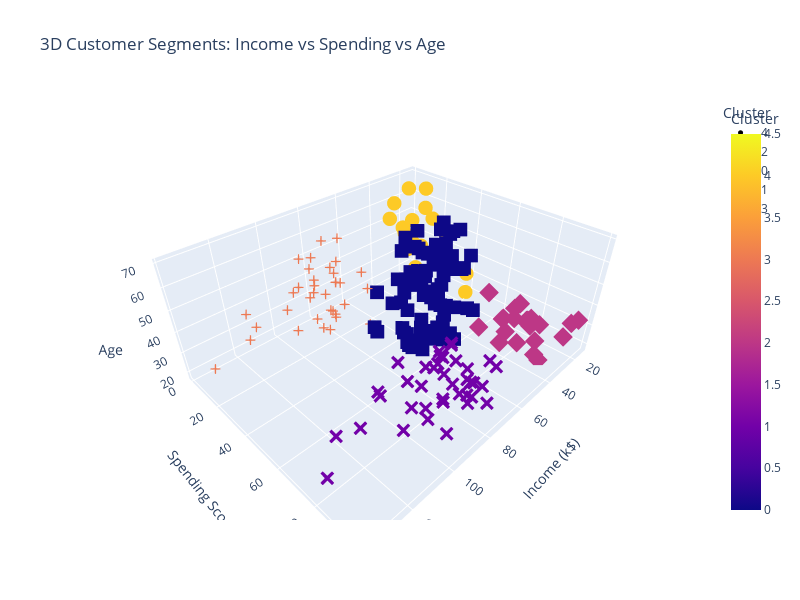

The code cell stored with this chart in its notebook:
### Code cell
# 3D Plot for Customer Clusters using Plotly

import plotly.express as px

# Create a new DataFrame with selected features + cluster
plot_df = df[['Annual Income (k$)', 'Spending Score (1-100)', 'Age', 'Cluster']]

# 3D scatter plot
fig = px.scatter_3d(
    plot_df,
    x='Annual Income (k$)',
    y='Spending Score (1-100)',
    z='Age',
    color='Cluster',
    symbol='Cluster',
    title='3D Customer Segments: Income vs Spending vs Age',
    labels={
        'Annual Income (k$)': 'Income (k$)',
        'Spending Score (1-100)': 'Spending Score',
        'Age': 'Age'
    },
    width=800,
    height=600
)

fig.update_traces(marker=dict(size=5))
fig.show()

### Figure 1 — Plotly figure (JSON) as saved in the notebook; plotly's stock layout.template omitted (floating-point values rounded to 4 significant figures)
{"data": [{"hovertemplate": "Cluster=%{marker.color}<br>Income (k$)=%{x}<br>Spending Score=%{y}<br>Age=%{z}<extra></extra>", "legendgroup": "4", "marker": {"color": [4, 4, 4, 4, 4, 4, 4, 4, 4, 4, 4, 4, 4, 4, 4, 4, 4, 4, 4, 4, 4, 4, 4], "coloraxis": "coloraxis", "size": 5, "symbol": "circle"}, "mode": "markers", "name": "4", "scene": "scene", "showlegend": true, "type": "scatter3d", "x": [15, 16, 17, 18, 19, 19, 20, 20, 21, 23, 24, 25, 28, 28, 29, 30, 33, 33, 34, 37, 38, 39, 39], "y": [39, 6, 40, 6, 3, 14, 15, 13, 35, 29, 35, 5, 14, 32, 31, 4, 4, 14, 17, 26, 35, 36, 28], "z": [19, 20, 31, 35, 64, 67, 58, 37, 35, 52, 35, 46, 54, 45, 40, 60, 53, 49, 42, 36, 65, 48, 49]}, {"hovertemplate": "Cluster=%{marker.color}<br>Income (k$)=%{x}<br>Spending Score=%{y}<br>Age=%{z}<extra></extra>", "legendgroup": "2", "marker": {"color": [2, 2, 2, 2, 2, 2, 2, 2, 2, 2, 2, 2, 2, 2, 2, 2, 2, 2, 2, 2, 2, 2], "coloraxis": "coloraxis", "size": 5, "symbol": "diamond"}, "mode": "markers", "name": "2", "scene": "scene", "showlegend": true, "type": "scatter3d", "x": [15, 16, 17, 18, 19, 19, 20, 20, 21, 23, 24, 25, 28, 28, 29, 30, 33, 33, 34, 37, 38, 39], "y": [81, 77, 76, 94, 72, 99, 77, 79, 66, 98, 73, 73, 82, 61, 87, 73, 92, 81, 73, 75, 92, 65], "z": [21, 23, 22, 23, 30, 35, 24, 22, 20, 35, 25, 31, 29, 35, 23, 21, 18, 21, 30, 20, 24, 24]}, {"hovertemplate": "Cluster=%{marker.color}<br>Income (k$)=%{x}<br>Spending Score=%{y}<br>Age=%{z}<extra></extra>", "legendgroup": "0", "marker": {"color": [0, 0, 0, 0, 0, 0, 0, 0, 0, 0, 0, 0, 0, 0, 0, 0, 0, 0, 0, 0, 0, 0, 0, 0, 0, 0, 0, 0, 0, 0, 0, 0, 0, 0, 0, 0, 0, 0, 0, 0, 0, 0, 0, 0, 0, 0, 0, 0, 0, 0, 0, 0, 0, 0, 0, 0, 0, 0, 0, 0, 0, 0, 0, 0, 0, 0, 0, 0, 0, 0, 0, 0, 0, 0, 0, 0, 0, 0, 0, 0, 0], "coloraxis": "coloraxis", "size": 5, "symbol": "square"}, "mode": "markers", "name": "0", "scene": "scene", "showlegend": true, "type": "scatter3d", "x": [39, 40, 40, 40, 40, 42, 42, 43, 43, 43, 43, 44, 44, 46, 46, 46, 46, 47, 47, 48, 48, 48, 48, 48, 48, 49, 49, 50, 50, 54, 54, 54, 54, 54, 54, 54, 54, 54, 54, 54, 54, 57, 57, 58, 58, 59, 59, 60, 60, 60, 60, 60, 60, 61, 61, 62, 62, 62, 62, 62, 62, 63, 63, 63, 63, 63, 63, 64, 64, 65, 65, 65, 65, 67, 67, 67, 67, 69, 71, 72, 76], "y": [61, 55, 47, 42, 42, 52, 60, 54, 60, 45, 41, 50, 46, 51, 46, 56, 55, 52, 59, 51, 59, 50, 48, 59, 47, 55, 42, 49, 56, 47, 54, 53, 48, 52, 42, 51, 55, 41, 44, 57, 46, 58, 55, 60, 46, 55, 41, 49, 40, 42, 52, 47, 50, 42, 49, 41, 48, 59, 55, 56, 42, 50, 46, 43, 48, 52, 54, 42, 46, 48, 50, 43, 59, 43, 57, 56, 40, 58, 35, 34, 40], "z": [31, 50, 27, 29, 31, 49, 33, 31, 59, 50, 47, 51, 69, 27, 53, 70, 19, 67, 54, 63, 18, 43, 68, 19, 32, 70, 47, 60, 60, 59, 26, 45, 40, 23, 49, 57, 38, 67, 46, 21, 48, 55, 22, 34, 50, 68, 18, 48, 40, 32, 24, 47, 27, 48, 20, 23, 49, 67, 26, 49, 21, 66, 54, 68, 66, 65, 19, 38, 19, 18, 19, 63, 49, 51, 50, 27, 38, 40, 43, 25, 28]}, {"hovertemplate": "Cluster=%{marker.color}<br>Income (k$)=%{x}<br>Spending Score=%{y}<br>Age=%{z}<extra></extra>", "legendgroup": "1", "marker": {"color": [1, 1, 1, 1, 1, 1, 1, 1, 1, 1, 1, 1, 1, 1, 1, 1, 1, 1, 1, 1, 1, 1, 1, 1, 1, 1, 1, 1, 1, 1, 1, 1, 1, 1, 1, 1, 1, 1, 1], "coloraxis": "coloraxis", "size": 5, "symbol": "x"}, "mode": "markers", "name": "1", "scene": "scene", "showlegend": true, "type": "scatter3d", "x": [69, 70, 71, 71, 71, 72, 73, 73, 74, 75, 76, 77, 77, 78, 78, 78, 78, 78, 78, 79, 81, 85, 86, 87, 87, 87, 88, 88, 93, 97, 98, 99, 101, 103, 103, 113, 120, 126, 137], "y": [91, 77, 95, 75, 75, 71, 88, 73, 72, 93, 87, 97, 74, 90, 88, 76, 89, 78, 73, 83, 93, 75, 95, 63, 75, 92, 86, 69, 90, 86, 88, 97, 68, 85, 69, 91, 79, 74, 83], "z": [39, 31, 40, 38, 39, 31, 29, 32, 35, 32, 32, 28, 32, 34, 39, 38, 27, 30, 30, 29, 31, 36, 33, 32, 28, 36, 30, 27, 35, 32, 29, 30, 28, 36, 32, 38, 35, 32, 30]}, {"hovertemplate": "Cluster=%{marker.color}<br>Income (k$)=%{x}<br>Spending Score=%{y}<br>Age=%{z}<extra></extra>", "legendgroup": "3", "marker": {"color": [3, 3, 3, 3, 3, 3, 3, 3, 3, 3, 3, 3, 3, 3, 3, 3, 3, 3, 3, 3, 3, 3, 3, 3, 3, 3, 3, 3, 3, 3, 3, 3, 3, 3, 3], "coloraxis": "coloraxis", "size": 5, "symbol": "cross"}, "mode": "markers", "name": "3", "scene": "scene", "showlegend": true, "type": "scatter3d", "x": [70, 71, 71, 73, 73, 74, 75, 77, 77, 78, 78, 78, 78, 78, 78, 79, 81, 85, 86, 87, 87, 87, 88, 88, 93, 97, 98, 99, 101, 103, 103, 113, 120, 126, 137], "y": [29, 11, 9, 5, 7, 10, 5, 12, 36, 22, 17, 20, 16, 1, 1, 35, 5, 26, 20, 27, 13, 10, 13, 15, 14, 32, 15, 39, 24, 17, 23, 8, 16, 28, 18], "z": [23, 59, 47, 20, 44, 19, 57, 25, 48, 34, 43, 44, 47, 37, 34, 56, 19, 50, 42, 36, 40, 36, 52, 58, 59, 37, 46, 41, 54, 41, 34, 33, 47, 45, 32]}], "layout": {"coloraxis": {"colorbar": {"title": {"text": "Cluster"}}, "colorscale": [[0, "#0d0887"], [0.1111, "#46039f"], [0.2222, "#7201a8"], [0.3333, "#9c179e"], [0.4444, "#bd3786"], [0.5556, "#d8576b"], [0.6667, "#ed7953"], [0.7778, "#fb9f3a"], [0.8889, "#fdca26"], [1, "#f0f921"]]}, "height": 600, "legend": {"title": {"text": "Cluster"}, "tracegroupgap": 0}, "scene": {"domain": {"x": [0, 1], "y": [0, 1]}, "xaxis": {"title": {"text": "Income (k$)"}}, "yaxis": {"title": {"text": "Spending Score"}}, "zaxis": {"title": {"text": "Age"}}}, "title": {"text": "3D Customer Segments: Income vs Spending vs Age"}, "width": 800}}
